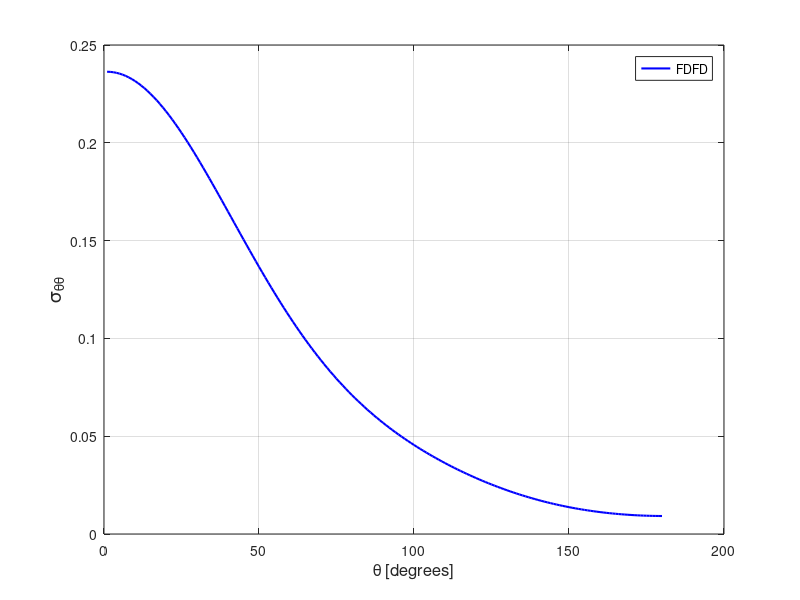

Reproduce this figure in MATLAB.
stt = [ 
    1  0.23632321E+00
    2  0.23626259E+00
    3  0.23608387E+00
    4  0.23578607E+00
    5  0.23537125E+00
    6  0.23483983E+00
    7  0.23419283E+00
    8  0.23343101E+00
    9  0.23255633E+00
   10  0.23157020E+00
   11  0.23047465E+00
   12  0.22927111E+00
   13  0.22796282E+00
   14  0.22655199E+00
   15  0.22504058E+00
   16  0.22343269E+00
   17  0.22172958E+00
   18  0.21993533E+00
   19  0.21805358E+00
   20  0.21608727E+00
   21  0.21404009E+00
   22  0.21191448E+00
   23  0.20971572E+00
   24  0.20744623E+00
   25  0.20511028E+00
   26  0.20271344E+00
   27  0.20025712E+00
   28  0.19774663E+00
   29  0.19518609E+00
   30  0.19257872E+00
   31  0.18992916E+00
   32  0.18724164E+00
   33  0.18452002E+00
   34  0.18176766E+00
   35  0.17898880E+00
   36  0.17618881E+00
   37  0.17336929E+00
   38  0.17053534E+00
   39  0.16769023E+00
   40  0.16483723E+00
   41  0.16198049E+00
   42  0.15912326E+00
   43  0.15626876E+00
   44  0.15342039E+00
   45  0.15058106E+00
   46  0.14775389E+00
   47  0.14494133E+00
   48  0.14214668E+00
   49  0.13937163E+00
   50  0.13661890E+00
   51  0.13389188E+00
   52  0.13119069E+00
   53  0.12851915E+00
   54  0.12587848E+00
   55  0.12327022E+00
   56  0.12069589E+00
   57  0.11815708E+00
   58  0.11565515E+00
   59  0.11319119E+00
   60  0.11076684E+00
   61  0.10838209E+00
   62  0.10603786E+00
   63  0.10373452E+00
   64  0.10147347E+00
   65  0.99254355E-01
   66  0.97077869E-01
   67  0.94944201E-01
   68  0.92853293E-01
   69  0.90805247E-01
   70  0.88799000E-01
   71  0.86835876E-01
   72  0.84914640E-01
   73  0.83034970E-01
   74  0.81197038E-01
   75  0.79399690E-01
   76  0.77642389E-01
   77  0.75924784E-01
   78  0.74245714E-01
   79  0.72605208E-01
   80  0.71002491E-01
   81  0.69435716E-01
   82  0.67905717E-01
   83  0.66410102E-01
   84  0.64948760E-01
   85  0.63520573E-01
   86  0.62125284E-01
   87  0.60761776E-01
   88  0.59428137E-01
   89  0.58124833E-01
   90  0.56850258E-01
   91  0.55603955E-01
   92  0.54384951E-01
   93  0.53192202E-01
   94  0.52024901E-01
   95  0.50882664E-01
   96  0.49764615E-01
   97  0.48669633E-01
   98  0.47597051E-01
   99  0.46546545E-01
  100  0.45517311E-01
  101  0.44508565E-01
  102  0.43519512E-01
  103  0.42550165E-01
  104  0.41599512E-01
  105  0.40667132E-01
  106  0.39752908E-01
  107  0.38855545E-01
  108  0.37975639E-01
  109  0.37111860E-01
  110  0.36264565E-01
  111  0.35432830E-01
  112  0.34616843E-01
  113  0.33816092E-01
  114  0.33030309E-01
  115  0.32259189E-01
  116  0.31502679E-01
  117  0.30760720E-01
  118  0.30032754E-01
  119  0.29318767E-01
  120  0.28618705E-01
  121  0.27932411E-01
  122  0.27259855E-01
  123  0.26600584E-01
  124  0.25955131E-01
  125  0.25322929E-01
  126  0.24704115E-01
  127  0.24098491E-01
  128  0.23506099E-01
  129  0.22926971E-01
  130  0.22360928E-01
  131  0.21807980E-01
  132  0.21268079E-01
  133  0.20741245E-01
  134  0.20227257E-01
  135  0.19726265E-01
  136  0.19238191E-01
  137  0.18762877E-01
  138  0.18300446E-01
  139  0.17850831E-01
  140  0.17413827E-01
  141  0.16989330E-01
  142  0.16577631E-01
  143  0.16178284E-01
  144  0.15791250E-01
  145  0.15416662E-01
  146  0.15054245E-01
  147  0.14704068E-01
  148  0.14365872E-01
  149  0.14039584E-01
  150  0.13725160E-01
  151  0.13422610E-01
  152  0.13131528E-01
  153  0.12851819E-01
  154  0.12583695E-01
  155  0.12326683E-01
  156  0.12080778E-01
  157  0.11845835E-01
  158  0.11621923E-01
  159  0.11408564E-01
  160  0.11205819E-01
  161  0.11013494E-01
  162  0.10831526E-01
  163  0.10659706E-01
  164  0.10498078E-01
  165  0.10346330E-01
  166  0.10204437E-01
  167  0.10072251E-01
  168  0.99496190E-02
  169  0.98364716E-02
  170  0.97328098E-02
  171  0.96383197E-02
  172  0.95530590E-02
  173  0.94770854E-02
  174  0.94100013E-02
  175  0.93520246E-02
  176  0.93029328E-02
  177  0.92628365E-02
  178  0.92313644E-02
  179  0.92087723E-02
  180  0.91950828E-02
  181  0.91902390E-02
  182  0.91938935E-02
  183  0.92063956E-02
  184  0.92277881E-02
  185  0.92580467E-02
  186  0.92970058E-02
  187  0.93447370E-02
  188  0.94015989E-02
  189  0.94674136E-02
  190  0.95422147E-02
  191  0.96262172E-02
  192  0.97193811E-02
  193  0.98217502E-02
  194  0.99336207E-02
  195  0.10054928E-01
  196  0.10185755E-01
  197  0.10326370E-01
  198  0.10476806E-01
  199  0.10637032E-01
  200  0.10807493E-01
  201  0.10987971E-01
  202  0.11178919E-01
  203  0.11380222E-01
  204  0.11592055E-01
  205  0.11814733E-01
  206  0.12048121E-01
  207  0.12292461E-01
  208  0.12547891E-01
  209  0.12814623E-01
  210  0.13092626E-01
  211  0.13382038E-01
  212  0.13683253E-01
  213  0.13996096E-01
  214  0.14320722E-01
  215  0.14657367E-01
  216  0.15005955E-01
  217  0.15366666E-01
  218  0.15739737E-01
  219  0.16125223E-01
  220  0.16523076E-01
  221  0.16933169E-01
  222  0.17356049E-01
  223  0.17791599E-01
  224  0.18239832E-01
  225  0.18700793E-01
  226  0.19174391E-01
  227  0.19661156E-01
  228  0.20160682E-01
  229  0.20673288E-01
  230  0.21198831E-01
  231  0.21737421E-01
  232  0.22289228E-01
  233  0.22854112E-01
  234  0.23432085E-01
  235  0.24023512E-01
  236  0.24628099E-01
  237  0.25245944E-01
  238  0.25877275E-01
  239  0.26522124E-01
  240  0.27180286E-01
  241  0.27852433E-01
  242  0.28538173E-01
  243  0.29237740E-01
  244  0.29951319E-01
  245  0.30679017E-01
  246  0.31421099E-01
  247  0.32177281E-01
  248  0.32948405E-01
  249  0.33734333E-01
  250  0.34535326E-01
  251  0.35351925E-01
  252  0.36183640E-01
  253  0.37031837E-01
  254  0.37896033E-01
  255  0.38777299E-01
  256  0.39675321E-01
  257  0.40590793E-01
  258  0.41524302E-01
  259  0.42475995E-01
  260  0.43447278E-01
  261  0.44437483E-01
  262  0.45448180E-01
  263  0.46479128E-01
  264  0.47531374E-01
  265  0.48606016E-01
  266  0.49703103E-01
  267  0.50823715E-01
  268  0.51968116E-01
  269  0.53137932E-01
  270  0.54333124E-01
  271  0.55554919E-01
  272  0.56804083E-01
  273  0.58081154E-01
  274  0.59387624E-01
  275  0.60723756E-01
  276  0.62090479E-01
  277  0.63489474E-01
  278  0.64920612E-01
  279  0.66385165E-01
  280  0.67883976E-01
  281  0.69417581E-01
  282  0.70987642E-01
  283  0.72594091E-01
  284  0.74237846E-01
  285  0.75920440E-01
  286  0.77641636E-01
  287  0.79402447E-01
  288  0.81203304E-01
  289  0.83045088E-01
  290  0.84928021E-01
  291  0.86852953E-01
  292  0.88819854E-01
  293  0.90828776E-01
  294  0.92880718E-01
  295  0.94975047E-01
  296  0.97111613E-01
  297  0.99291846E-01
  298  0.10151360E+00
  299  0.10377755E+00
  300  0.10608310E+00
  301  0.10843053E+00
  302  0.11081778E+00
  303  0.11324510E+00
  304  0.11571146E+00
  305  0.11821545E+00
  306  0.12075644E+00
  307  0.12333256E+00
  308  0.12594268E+00
  309  0.12858571E+00
  310  0.13125847E+00
  311  0.13396119E+00
  312  0.13668932E+00
  313  0.13944276E+00
  314  0.14221911E+00
  315  0.14501509E+00
  316  0.14782782E+00
  317  0.15065618E+00
  318  0.15349546E+00
  319  0.15634418E+00
  320  0.15919892E+00
  321  0.16205570E+00
  322  0.16491239E+00
  323  0.16776453E+00
  324  0.17060897E+00
  325  0.17344250E+00
  326  0.17626101E+00
  327  0.17906047E+00
  328  0.18183844E+00
  329  0.18458894E+00
  330  0.18730967E+00
  331  0.18999578E+00
  332  0.19264345E+00
  333  0.19524936E+00
  334  0.19780754E+00
  335  0.20031725E+00
  336  0.20277153E+00
  337  0.20516697E+00
  338  0.20750086E+00
  339  0.20976715E+00
  340  0.21196492E+00
  341  0.21408759E+00
  342  0.21613304E+00
  343  0.21809679E+00
  344  0.21997671E+00
  345  0.22176860E+00
  346  0.22346900E+00
  347  0.22507523E+00
  348  0.22658411E+00
  349  0.22799312E+00
  350  0.22929846E+00
  351  0.23049858E+00
  352  0.23159216E+00
  353  0.23257479E+00
  354  0.23344810E+00
  355  0.23420800E+00
  356  0.23485196E+00
  357  0.23538110E+00
  358  0.23579356E+00
  359  0.23608856E+00
  360  0.23626462E+00
 ]; 
plot(stt(1:180,1),stt(1:180,2),'b-','linewidth',1.5 ); 
grid on 
legend('FDFD');
xlabel('\theta [degrees]','FontSize',12);
ylabel('\sigma_{\theta\theta}','FontSize',14);
